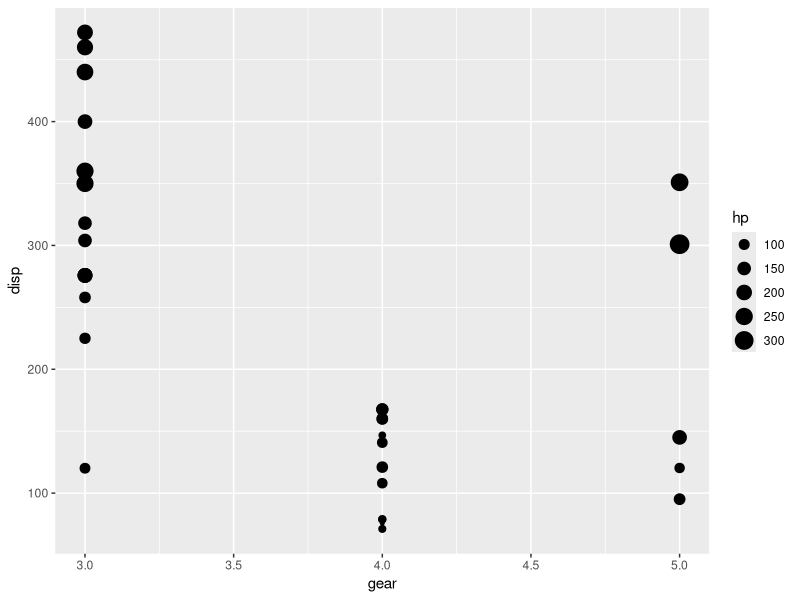

This figure's R source: (Note: this script raises an error after producing the figure.)
# Loading thhe libraries
library(dplyr)
library(ggplot2)

# Loading the data
data(mtcars)

base <- mtcars
colnames(base)
head(base)
rownames(base)

base %>% filter(carb == 1, gear > 3) %>% nrow()

ggplot(base, aes(x=gear, y=disp, size = hp)) + geom_point()

colnames(employees$eid)

check_duplicates <- function(df, col_id) {
  rep <- df %>% 
    group_by({{ col_id }}) %>%
    count() %>%
    filter(n > 1) %>%
    nrow()
  return(rep)
}

a <- check_duplicates(employees, eid)
print(a)

aa <- employees %>%
  group_by(eid) %>%
  count() %>%
  filter(n > 1) %>%
  nrow()

print(aa)

c <- 4
print(c)

colnames(messages)
colnames(references)
colnames(recipients)
colnames(employees)

head(recipients)

recipients$rtype %>% unique() 

employees %>% summarise(n_distinct(status))
employees$status %>% unique() 
typeof(messages$date)
head(messages$date)
describe(messages)

head(references$reference)[1]

employees$status %>% unique()

aa <- messages %>%
  mutate (
    tmp_date = as_date(date, origin = "1970-01-01"),
    year = year(tmp_date),
    date
  )
head(aa)

aa %>%
  group_by(year) %>%
  count()
  
max(aa$year)
min(aa$year)
max(aa$date)
min(aa$date)


ggplot(aa, aes(x=year))

length(messages$date)

messages %>%
  filter(date >= as.Date("1999-01-01") & date <= as.Date('2002-12-31')) %>%
  nrow()

length(messages$date)

month(messages$date[1])
format(messages$date[1], "%Y-%m")


colnames(messages)
colnames(employees)
colnames(recipients)

messages$sender[1:5]

messages[1, c("mid", "message_id")]
head(messages$message_id)

employee_lookup <- employees %>%
  pivot_longer(
    cols = starts_with("Email"), 
    names_to = "email_type",     
    values_to = "email_address"
  ) %>%
  select(eid, email_address) %>%
  drop_na()

length(employee_lookup)
head(employee_lookup)

recipients$rvalue[1]


qq <- messages %>%
  left_join(employee_lookup, by = c('sender' = 'email_address')) %>%

colnames(qq)

colnames(messages)

messages %>%
  left_join(employee_lookup, by = c("sender" = "email_address")) %>%
    rename('sender_id' = eid, 'sender_status' = status)

colnames(messages)

complete$year %>% unique()

complete %>%
  filter(year == 2001) %>%
  group_by(sender_status) %>%
  count()

complete %>%
  group_by(year, sender_status) %>%
  count()

employees %>% select(status) %>% unique()
class(employees$status)

employees %>%
  mutate(status = as.character(status)) %>%
  mutate(status = na_if(status, "N/A")) %>%
  mutate(status = replace_na(status, "NA")) %>%
  select(status) %>% unique()

colnames(recipients)
colnames(complete)
head(complete)

messages %>%
  filter(is.na(sender))

employees %>%
  filter(is.na(status)) %>%
  count()

################################################################################

# 1. Filtering top senders / receivers. Input: sender, receiver, year and top_x
# 2. Filtering by role: Input role, sender, receiver, year
# 3. an analysis of the temporal dynamic of the messages, in relationship with the public events
# (see on the web information about the Enron scandal),
# 4. Quantifying number of emails containing key words. Input: key_word


# 1
complete %>%
  filter(year == 2001) %>%
  count(sender, sort=TRUE) %>%
  slice_head(n=3)
